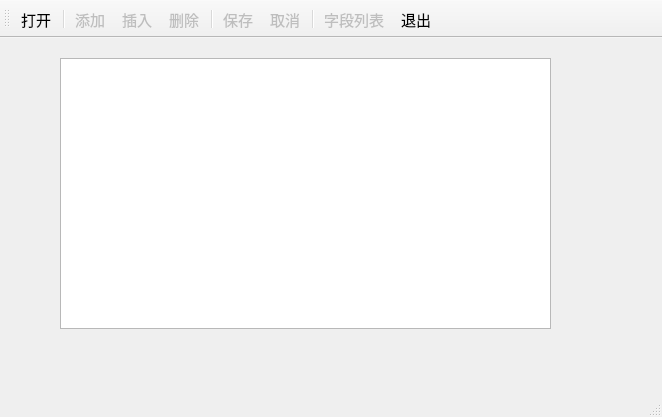
<?xml version="1.0" encoding="UTF-8"?>
<ui version="4.0">
 <class>MainWindow</class>
 <widget class="QMainWindow" name="MainWindow">
  <property name="geometry">
   <rect>
    <x>0</x>
    <y>0</y>
    <width>662</width>
    <height>417</height>
   </rect>
  </property>
  <property name="font">
   <font>
    <pointsize>11</pointsize>
   </font>
  </property>
  <property name="windowTitle">
   <string>Demo7_4, QSqlRelationalTableModel 的使用</string>
  </property>
  <widget class="QWidget" name="centralWidget">
   <widget class="QTableView" name="tableView">
    <property name="geometry">
     <rect>
      <x>60</x>
      <y>20</y>
      <width>491</width>
      <height>271</height>
     </rect>
    </property>
    <property name="editTriggers">
     <set>QAbstractItemView::AnyKeyPressed|QAbstractItemView::DoubleClicked|QAbstractItemView::EditKeyPressed|QAbstractItemView::SelectedClicked</set>
    </property>
   </widget>
  </widget>
  <widget class="QMenuBar" name="menuBar">
   <property name="geometry">
    <rect>
     <x>0</x>
     <y>0</y>
     <width>662</width>
     <height>23</height>
    </rect>
   </property>
  </widget>
  <widget class="QStatusBar" name="statusBar"/>
  <widget class="QToolBar" name="mainToolBar">
   <property name="toolButtonStyle">
    <enum>Qt::ToolButtonTextUnderIcon</enum>
   </property>
   <attribute name="toolBarArea">
    <enum>TopToolBarArea</enum>
   </attribute>
   <attribute name="toolBarBreak">
    <bool>false</bool>
   </attribute>
   <addaction name="actOpenDB"/>
   <addaction name="separator"/>
   <addaction name="actRecAppend"/>
   <addaction name="actRecInsert"/>
   <addaction name="actRecDelete"/>
   <addaction name="separator"/>
   <addaction name="actSubmit"/>
   <addaction name="actRevert"/>
   <addaction name="separator"/>
   <addaction name="actFields"/>
   <addaction name="actQuit"/>
  </widget>
  <action name="actOpenDB">
   <property name="icon">
    <iconset resource="res.qrc">
     <normaloff>:/icons/images/open3.bmp</normaloff>:/icons/images/open3.bmp</iconset>
   </property>
   <property name="text">
    <string>打开</string>
   </property>
   <property name="toolTip">
    <string>打开数据库</string>
   </property>
  </action>
  <action name="actQuit">
   <property name="icon">
    <iconset resource="res.qrc">
     <normaloff>:/icons/images/exit.bmp</normaloff>:/icons/images/exit.bmp</iconset>
   </property>
   <property name="text">
    <string>退出</string>
   </property>
   <property name="toolTip">
    <string>退出</string>
   </property>
  </action>
  <action name="actRecAppend">
   <property name="enabled">
    <bool>false</bool>
   </property>
   <property name="icon">
    <iconset resource="res.qrc">
     <normaloff>:/icons/images/316.bmp</normaloff>:/icons/images/316.bmp</iconset>
   </property>
   <property name="text">
    <string>添加</string>
   </property>
   <property name="toolTip">
    <string>添加记录</string>
   </property>
  </action>
  <action name="actRecInsert">
   <property name="enabled">
    <bool>false</bool>
   </property>
   <property name="icon">
    <iconset resource="res.qrc">
     <normaloff>:/icons/images/306.bmp</normaloff>:/icons/images/306.bmp</iconset>
   </property>
   <property name="text">
    <string>插入</string>
   </property>
   <property name="toolTip">
    <string>插入记录</string>
   </property>
  </action>
  <action name="actSubmit">
   <property name="enabled">
    <bool>false</bool>
   </property>
   <property name="icon">
    <iconset resource="res.qrc">
     <normaloff>:/icons/images/save1.bmp</normaloff>:/icons/images/save1.bmp</iconset>
   </property>
   <property name="text">
    <string>保存</string>
   </property>
   <property name="toolTip">
    <string>保存修改</string>
   </property>
  </action>
  <action name="actRevert">
   <property name="enabled">
    <bool>false</bool>
   </property>
   <property name="icon">
    <iconset resource="res.qrc">
     <normaloff>:/icons/images/ubdo.bmp</normaloff>:/icons/images/ubdo.bmp</iconset>
   </property>
   <property name="text">
    <string>取消</string>
   </property>
   <property name="toolTip">
    <string>取消修改</string>
   </property>
  </action>
  <action name="actRecDelete">
   <property name="enabled">
    <bool>false</bool>
   </property>
   <property name="icon">
    <iconset resource="res.qrc">
     <normaloff>:/icons/images/delete1.bmp</normaloff>:/icons/images/delete1.bmp</iconset>
   </property>
   <property name="text">
    <string>删除</string>
   </property>
   <property name="toolTip">
    <string>删除记录</string>
   </property>
  </action>
  <action name="actFields">
   <property name="enabled">
    <bool>false</bool>
   </property>
   <property name="icon">
    <iconset resource="res.qrc">
     <normaloff>:/icons/images/124.bmp</normaloff>:/icons/images/124.bmp</iconset>
   </property>
   <property name="text">
    <string>字段列表</string>
   </property>
   <property name="toolTip">
    <string>字段列表</string>
   </property>
  </action>
 </widget>
 <layoutdefault spacing="6" margin="11"/>
 <resources>
  <include location="res.qrc"/>
 </resources>
 <connections>
  <connection>
   <sender>actQuit</sender>
   <signal>triggered()</signal>
   <receiver>MainWindow</receiver>
   <slot>close()</slot>
   <hints>
    <hint type="sourcelabel">
     <x>-1</x>
     <y>-1</y>
    </hint>
    <hint type="destinationlabel">
     <x>274</x>
     <y>184</y>
    </hint>
   </hints>
  </connection>
 </connections>
</ui>
